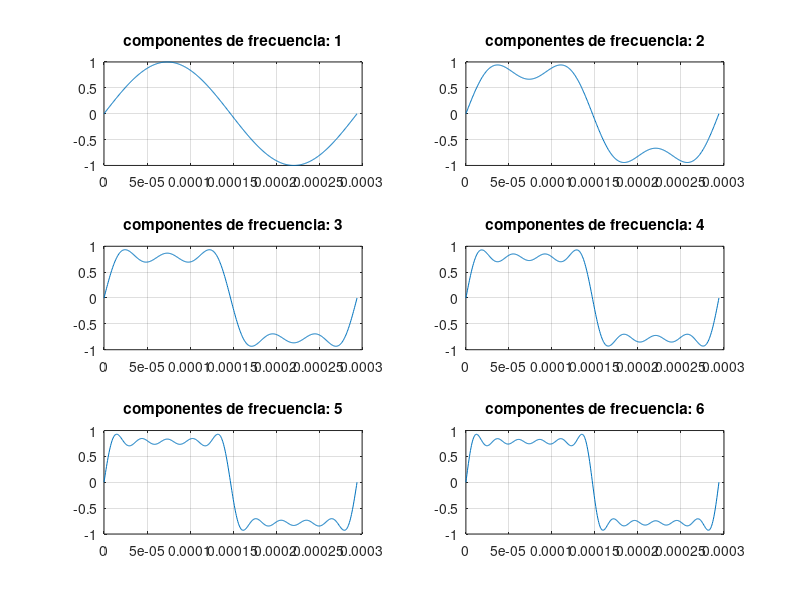

Source code (MATLAB):
clc
clear all
close all

%---DATA IN---
A=1;
f=3400;
cantper=1;

%---PROCESS---
t = linspace(0,cantper/f,500);
xt_1cf = (A/1)*sin(2*pi*1*f*t);
xt_2cf = xt_1cf + (A/3)*sin(2*pi*3*f*t);
xt_3cf = xt_2cf + (A/5)*sin(2*pi*5*f*t);
xt_4cf = xt_3cf + (A/7)*sin(2*pi*7*f*t);
xt_5cf = xt_4cf + (A/9)*sin(2*pi*9*f*t);
xt_6cf = xt_5cf + (A/11)*sin(2*pi*11*f*t);

%---OUTPUT---
figure(1)
subplot(3,2,1)
plot(t,xt_1cf),title('componentes de frecuencia: 1'), grid on
subplot(3,2,2)
plot(t,xt_2cf),title('componentes de frecuencia: 2'), grid on 
subplot(3,2,3)
plot(t,xt_3cf),title('componentes de frecuencia: 3'), grid on 
subplot(3,2,4)
plot(t,xt_4cf),title('componentes de frecuencia: 4'), grid on 
subplot(3,2,5)
plot(t,xt_5cf),title('componentes de frecuencia: 5'), grid on 
subplot(3,2,6)
plot(t,xt_6cf),title('componentes de frecuencia: 6'), grid on 